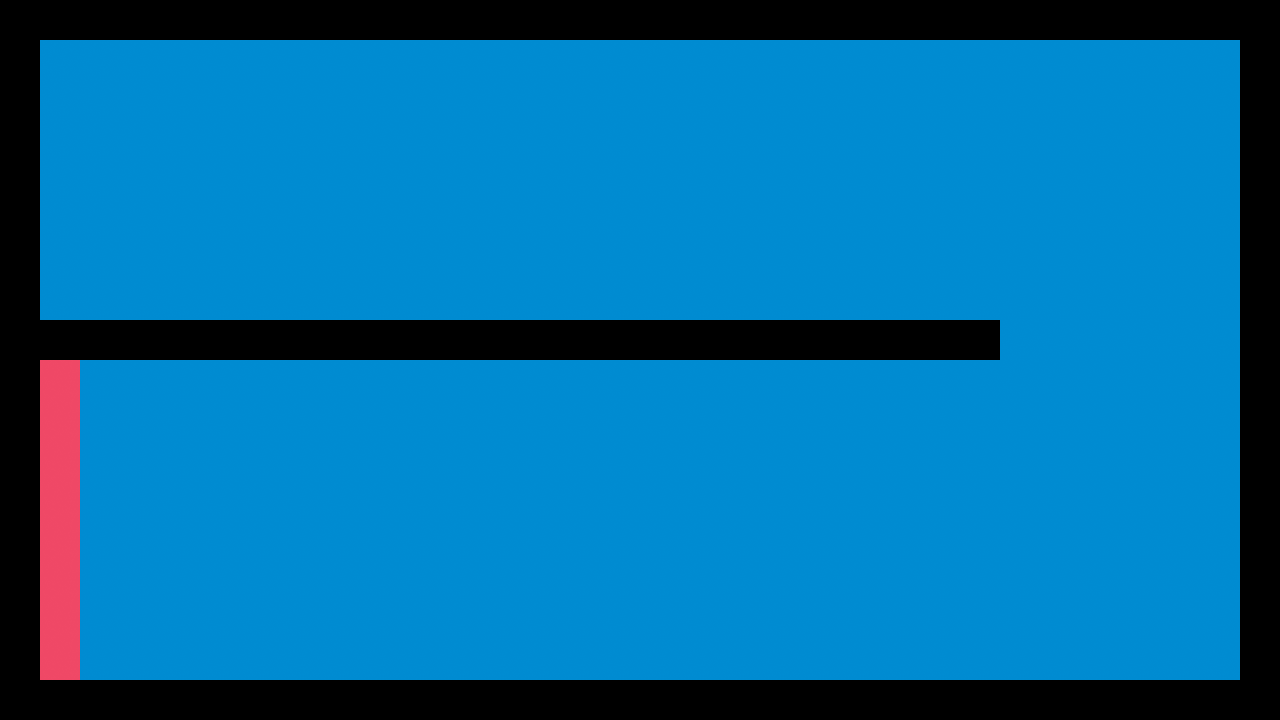

Below is a game level as drawn by its tile map, then a one-line description and the .tmx that defines it (tile-layer data replaced by summaries):
An orthogonal 32x18 tile map with 40x40 px tiles, 1 tile layer (Tile Layer 1).

<map version="1.0" orientation="orthogonal" width="32" height="18" tilewidth="40" tileheight="40">
 <tileset firstgid="1" name="Tiles" tilewidth="40" tileheight="40">
  <image source="tiles.png" width="160" height="160" />
  <tile id="0">
   <properties>
    <property name="blocked" value="" />
   </properties>
  </tile>
  <tile id="4">
   <properties>
    <property name="goal" value="" />
   </properties>
  </tile>
 </tileset>
 <layer name="Tile Layer 1" width="32" height="18">
  <data>[576 cells, 576 non-empty, 3 distinct tile ids]</data>
 </layer>
</map>